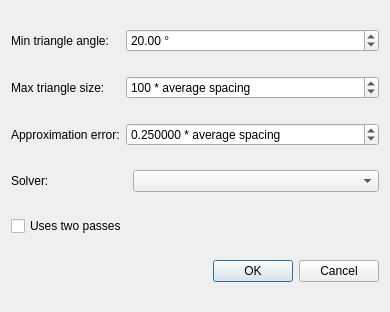
<?xml version="1.0" encoding="UTF-8"?>
<ui version="4.0">
 <class>PoissonDialog</class>
 <widget class="QDialog" name="PoissonDialog">
  <property name="geometry">
   <rect>
    <x>0</x>
    <y>0</y>
    <width>390</width>
    <height>312</height>
   </rect>
  </property>
  <property name="windowTitle">
   <string>Poisson reconstruction</string>
  </property>
  <layout class="QGridLayout" name="gridLayout">
   <item row="0" column="0">
    <widget class="QLabel" name="label">
     <property name="text">
      <string>Min triangle angle:</string>
     </property>
    </widget>
   </item>
   <item row="0" column="1" colspan="2">
    <widget class="QDoubleSpinBox" name="m_inputAngle">
     <property name="suffix">
      <string> °</string>
     </property>
     <property name="minimum">
      <double>1.000000000000000</double>
     </property>
     <property name="maximum">
      <double>30.000000000000000</double>
     </property>
     <property name="value">
      <double>20.000000000000000</double>
     </property>
    </widget>
   </item>
   <item row="1" column="0">
    <widget class="QLabel" name="label_2">
     <property name="text">
      <string>Max triangle size:</string>
     </property>
    </widget>
   </item>
   <item row="1" column="1" colspan="2">
    <widget class="QDoubleSpinBox" name="m_inputRadius">
     <property name="suffix">
      <string> * average spacing</string>
     </property>
     <property name="decimals">
      <number>0</number>
     </property>
     <property name="minimum">
      <double>1.000000000000000</double>
     </property>
     <property name="maximum">
      <double>1000.000000000000000</double>
     </property>
     <property name="singleStep">
      <double>1.000000000000000</double>
     </property>
     <property name="value">
      <double>100.000000000000000</double>
     </property>
    </widget>
   </item>
   <item row="2" column="0">
    <widget class="QLabel" name="label_3">
     <property name="text">
      <string>Approximation error:</string>
     </property>
    </widget>
   </item>
   <item row="2" column="1" colspan="2">
    <widget class="QDoubleSpinBox" name="m_inputDistance">
     <property name="suffix">
      <string> * average spacing</string>
     </property>
     <property name="decimals">
      <number>6</number>
     </property>
     <property name="minimum">
      <double>0.010000000000000</double>
     </property>
     <property name="maximum">
      <double>100.000000000000000</double>
     </property>
     <property name="singleStep">
      <double>0.010000000000000</double>
     </property>
     <property name="value">
      <double>0.250000000000000</double>
     </property>
    </widget>
   </item>
   <item row="3" column="0" colspan="2">
    <widget class="QLabel" name="label_4">
     <property name="text">
      <string>Solver:</string>
     </property>
    </widget>
   </item>
   <item row="3" column="2">
    <widget class="QComboBox" name="m_inputSolver">
     <property name="toolTip">
      <string extracomment="Name of the sparse solver"/>
     </property>
    </widget>
   </item>
   <item row="5" column="2">
    <widget class="QDialogButtonBox" name="buttonBox">
     <property name="standardButtons">
      <set>QDialogButtonBox::Cancel|QDialogButtonBox::Ok</set>
     </property>
    </widget>
   </item>
   <item row="4" column="0" colspan="2">
    <widget class="QCheckBox" name="m_inputTwoPasses">
     <property name="text">
      <string>Uses two passes</string>
     </property>
    </widget>
   </item>
  </layout>
 </widget>
 <resources/>
 <connections>
  <connection>
   <sender>buttonBox</sender>
   <signal>accepted()</signal>
   <receiver>PoissonDialog</receiver>
   <slot>accept()</slot>
   <hints>
    <hint type="sourcelabel">
     <x>177</x>
     <y>123</y>
    </hint>
    <hint type="destinationlabel">
     <x>53</x>
     <y>125</y>
    </hint>
   </hints>
  </connection>
  <connection>
   <sender>buttonBox</sender>
   <signal>rejected()</signal>
   <receiver>PoissonDialog</receiver>
   <slot>reject()</slot>
   <hints>
    <hint type="sourcelabel">
     <x>257</x>
     <y>119</y>
    </hint>
    <hint type="destinationlabel">
     <x>257</x>
     <y>143</y>
    </hint>
   </hints>
  </connection>
 </connections>
</ui>
